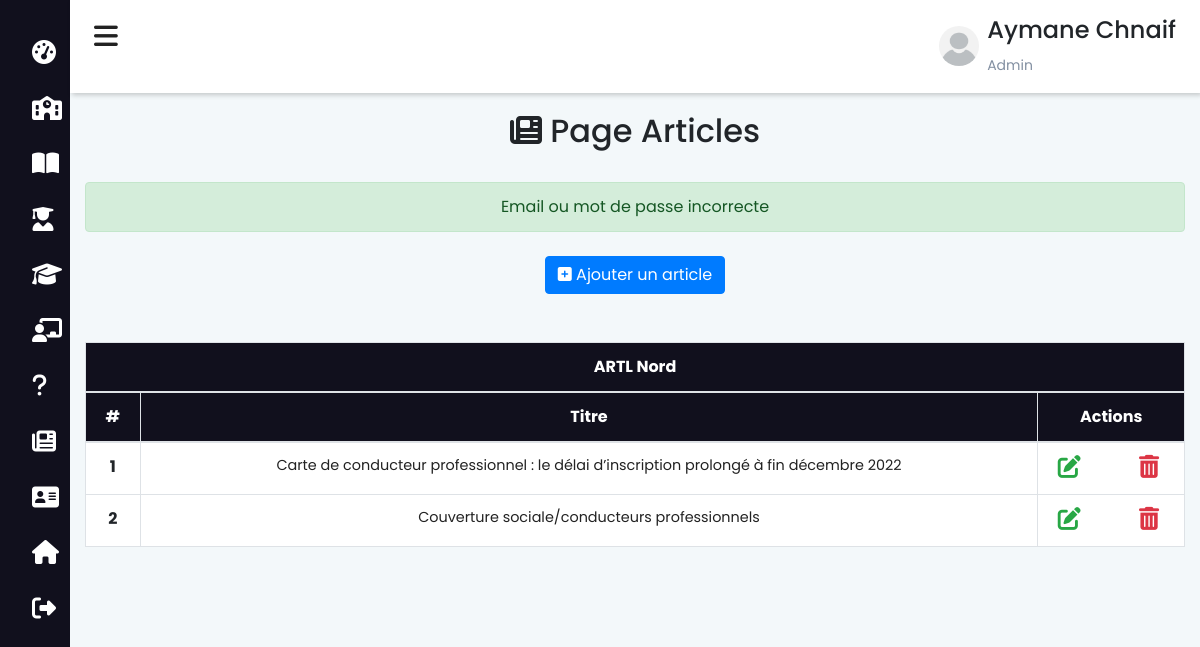
Page /admin/articles.php (signed in) on the earlier database version.
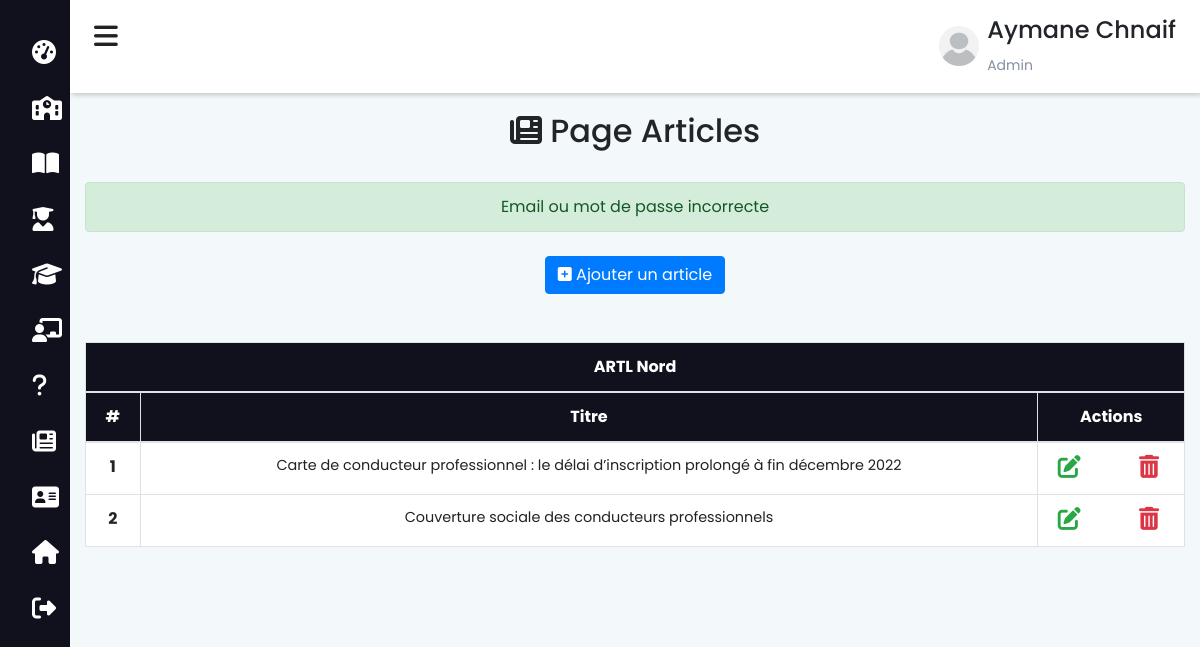
Same page on the later database version.
### tables this page shows
CREATE TABLE `article` (
  `art_id` int(11) NOT NULL,
  `art_titre` varchar(200) NOT NULL,
  `art_titre_arab` varchar(200) NOT NULL,
  `art_texte` text NOT NULL,
  `art_texte_arab` text NOT NULL,
  `art_image` varchar(200) NOT NULL,
  `art_ajout` date NOT NULL DEFAULT current_timestamp()
);

### functions/db.php (called while the page is built, shortened)
<?php
    class DBController{
        protected $host = "localhost";
        protected $user = "root";
        protected $password = "";
        protected $db = "ecole";
        public function __construct(){
            $this->conn = mysqli_connect($this->host, $this->user, $this->password, $this->db);
        }
    }
?>

### session.php (called while the page is built, shortened)
<?php
    require("functions/db.php");
    require("functions/etudiant.php");
    $db = new DBController();
    $data = new Etudiant($db);
?>

### functions/etudiant.php (called while the page is built, shortened)
<?php
    class Etudiant{
        public $db = null;
        public function __construct(DBController $db){
            $this->db = $db;
        }
        public function getArticle(){
            $result = $this->db->conn->query("SELECT * FROM `article`");
            $resultArray = array();
            while ($item = mysqli_fetch_array($result, MYSQLI_ASSOC)){
                $resultArray[] = $item;
            }
            return $resultArray;
        }
    }
?>

### admin/articles.php (the view, shortened to what this page needs)
<?php include_once "../session.php"; ?>
<?php
$articles = $data->getArticle();
?>
<!DOCTYPE html>
<html lang="fr">
<head>
    <?php
        include_once "../includes/header.php";
    ?>
</head>
<body>
    <?php include_once "navbar-admin.php"; ?>
    <div class="main-content">
        <header>
            <?php include 'admin.php' ?>
        </header>
        <div class="container-fluid mt-5 pt-5">
            <div class="text-center py-3">
                <h2><i class="fas fa-newspaper"></i> Page Articles</h2>
            </div>
            <?php
            if (isset($_SESSION['status'])) {
            ?>
                <div class='alert alert-success text-center mt-2' role='alert'><?php echo $_SESSION['status'] ?></div>
            <?php
            }
            ?>
            <div class="mt-4 text-center">
                <a href="ajouter-article" target="_blank" class="btn btn-primary"><i class="fas fa-plus-square"></i> Ajouter un article</a>
            </div>
            <div id="frensh">
                <table class="table bg-white mt-5 table-bordered">
                    <thead class="text-center text-white" style="background-color: #11101d;">
                        <tr>
                            <th scope="col" colspan="9">ARTL Nord</th>
                        </tr>
                        <tr>
                            <th scope="col">#</th>
                            <th scope="col">Titre</th>
                            <th scope="col">Actions</th>
                        </tr>
                    </thead>
                    <tbody class="text-center">
                        <?php
                        if (empty($articles)) {
                        ?>
                            <tr>
                                <th scope="row" colspan="5">
                                    <h2>Pas d'article publié veuillez ajouter un article</h2>
                                </th>
                            </tr>
                            <?php
                        } else {
                            $i = 1;
                            foreach ($articles as $article) {
                            ?>
                                <tr>
                                    <th scope="row"><?php echo $i++ ?></th>
                                    <td><?php echo $article['art_titre']; ?></td>
                                    <td class="row-style">
                                        <div class="row">
                                            <div class="col-md-6">
                                                <a href="modifier-articles?id=<?php echo $article['art_id'] ?>" target="_blank">
                                                    <i class="fas fa-edit text-success awesome-size pr-lg-2"></i>
                                                </a>
                                            </div>
                                            <div class="col-md-6">
                                                <form action="" method="POST">
                                                    <button type="submit" class="btn-style" name="submit" onclick='return confirm("Voulez-vous supprimer cet article")'>
                                                        <i class="fas fa-trash-alt text-danger awesome-size"></i>
                                                    </button>
                                                </form>
                                            </div>
                                        </div>
                                    </td>
                                </tr>
                        <?php
                            }
                        }
                        ?>
                    </tbody>
                </table>
            </div>
        </div>
    </div>
</body>
</html>

Differences in the rows shown:
changed article: art_titre "Couverture sociale/conducteurs professionnels" → "Couverture sociale des conducteurs professionnels"
